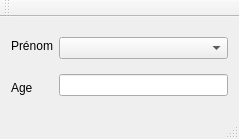
<?xml version="1.0" encoding="UTF-8"?>
<ui version="4.0">
 <class>MainWindow</class>
 <widget class="QMainWindow" name="MainWindow">
  <property name="geometry">
   <rect>
    <x>0</x>
    <y>0</y>
    <width>239</width>
    <height>139</height>
   </rect>
  </property>
  <property name="windowTitle">
   <string>MainWindow</string>
  </property>
  <widget class="QWidget" name="centralWidget">
   <layout class="QHBoxLayout" name="horizontalLayout_2">
    <item>
     <layout class="QHBoxLayout" name="horizontalLayout">
      <item>
       <layout class="QVBoxLayout" name="verticalLayout_2">
        <item>
         <widget class="QLabel" name="labelPrenom">
          <property name="text">
           <string>Prénom</string>
          </property>
         </widget>
        </item>
        <item>
         <widget class="QLabel" name="labelAge">
          <property name="text">
           <string>Age</string>
          </property>
         </widget>
        </item>
       </layout>
      </item>
      <item>
       <layout class="QVBoxLayout" name="verticalLayout">
        <item>
         <widget class="QComboBox" name="comboBox"/>
        </item>
        <item>
         <widget class="QLineEdit" name="lineEdit"/>
        </item>
       </layout>
      </item>
     </layout>
    </item>
   </layout>
  </widget>
  <widget class="QMenuBar" name="menuBar">
   <property name="geometry">
    <rect>
     <x>0</x>
     <y>0</y>
     <width>239</width>
     <height>22</height>
    </rect>
   </property>
  </widget>
  <widget class="QToolBar" name="mainToolBar">
   <attribute name="toolBarArea">
    <enum>TopToolBarArea</enum>
   </attribute>
   <attribute name="toolBarBreak">
    <bool>false</bool>
   </attribute>
  </widget>
  <widget class="QStatusBar" name="statusBar"/>
 </widget>
 <layoutdefault spacing="6" margin="11"/>
 <resources/>
 <connections/>
</ui>
